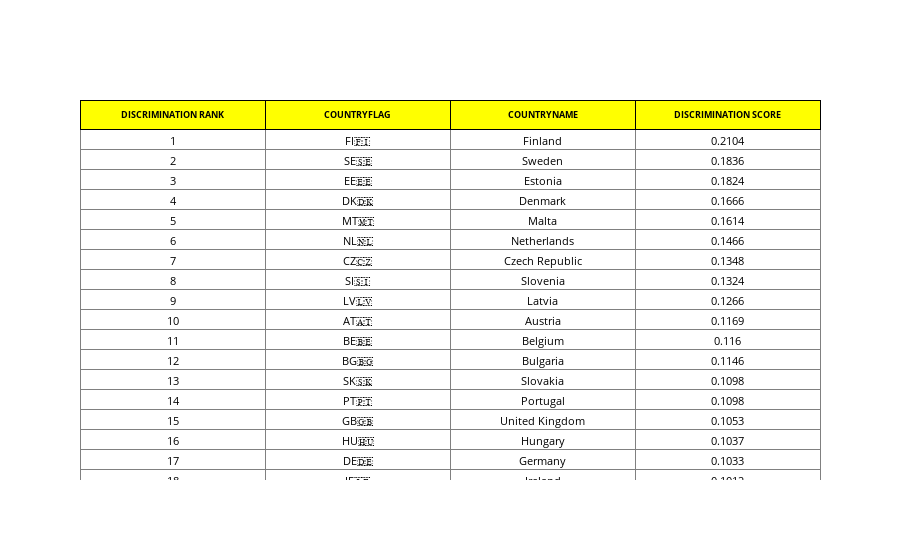

Notebook cell for this chart:
### Code cell
Disc_ScoreDF = calculate_and_plot_total_score(DiscriminationDF, title='Discrimination')

### Figure 1 — Plotly figure (JSON) as saved in the notebook; plotly's stock layout.template omitted (floating-point values rounded to 4 significant figures)
{"data": [{"cells": {"align": "center", "font": {"color": "black", "size": 11}, "values": [[1, 2, 3, 4, 5, 6, 7, 8, 9, 10, 11, 12, 13, 14, 15, 16, 17, 18, 19, 20, 21, 22, 23, 24, 25, 26, 27, 28], ["FI🇫🇮", "SE🇸🇪", "EE🇪🇪", "DK🇩🇰", "MT🇲🇹", "NL🇳🇱", "CZ🇨🇿", "SI🇸🇮", "LV🇱🇻", "AT🇦🇹", "BE🇧🇪", "BG🇧🇬", "SK🇸🇰", "PT🇵🇹", "GB🇬🇧", "HU🇭🇺", "DE🇩🇪", "IE🇮🇪", "HR🇭🇷", "LU🇱🇺", "ES🇪🇸", "FR🇫🇷", "PL🇵🇱", "IT🇮🇹", "RO🇷🇴", "LT🇱🇹", "GR🇬🇷", "CY🇨🇾"], ["Finland", "Sweden", "Estonia", "Denmark", "Malta", "Netherlands", "Czech Republic", "Slovenia", "Latvia", "Austria", "Belgium", "Bulgaria", "Slovakia", "Portugal", "United Kingdom", "Hungary", "Germany", "Ireland", "Croatia", "Luxembourg", "Spain", "France", "Poland", "Italy", "Romania", "Lithuania", "Greece", "Cyprus"], [0.2104, 0.1836, 0.1824, 0.1666, 0.1614, 0.1466, 0.1348, 0.1324, 0.1266, 0.1169, 0.116, 0.1146, 0.1098, 0.1098, 0.1053, 0.1037, 0.1033, 0.1012, 0.0996, 0.0984, 0.0978, 0.0936, 0.0918, 0.0897, 0.0848, 0.0825, 0.0805, 0.037]]}, "header": {"align": ["center"], "fill": {"color": "yellow"}, "font": {"color": "black", "size": 9}, "line": {"color": "black"}, "values": ["<b>DISCRIMINATION RANK</b>", "<b>COUNTRYFLAG</b>", "<b>COUNTRYNAME</b>", "<b>DISCRIMINATION SCORE</b>"]}, "type": "table", "uid": "f948e0f9-aa61-4bcc-9e29-bf5681a18af6"}], "layout": {}}
